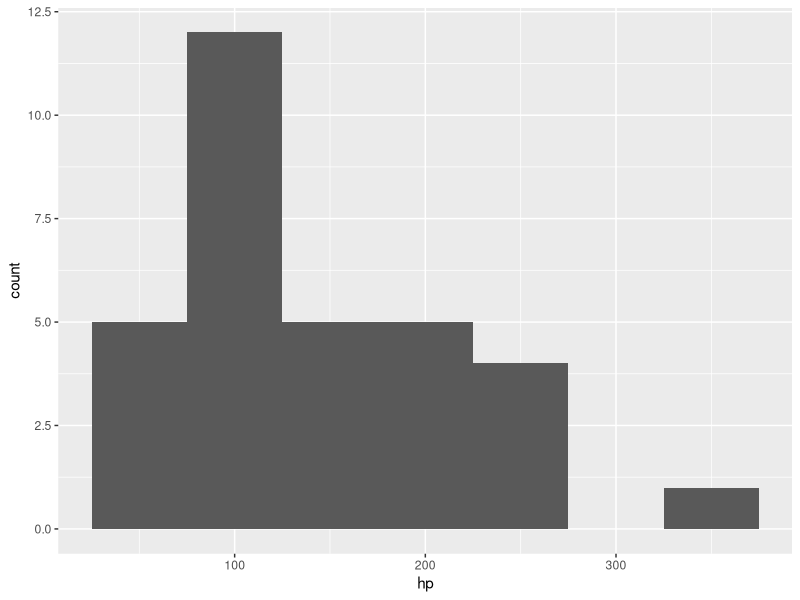

Generate this figure with R: (Note: this script raises an error after producing the figure.)
library(ggplot2)
#ggplot(mtcars, aes(x = carb)) + geom_bar()
ggplot(mtcars, aes(x = hp)) + geom_histogram(binwidth = 50)

#grouped bar char
#ggplot(mtcars, aes(x = carb)) + geom_bar() +facet_grid(~am)

mtcars$am <- factor(mtcars$am)
ggplot(mtcars, aes(x = carb,fill=am)) + geom_bar(position = 'dodge',bin)

#boxplot for hp and carb
ggplot(mtcars, aes(x = factor(carb), y=hp)) + geom_boxplot()

#hp and weight by carb (factor carb as it is continuous)
ggplot(mtcars, aes(x = hp, y=wt, color=factor(carb))) + geom_point()

#trendline
ggplot(mtcars, aes(x = hp, y=wt, color=factor(carb))) + geom_point()+ geom_smooth(method='lm',se=FALSE)

